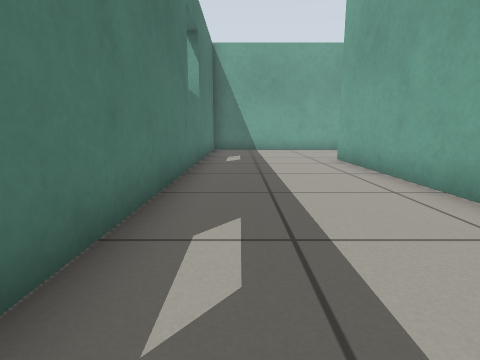
[1] (above)

17 first-person views from a walk through a world built for the Gazebo simulator. The camera is 0.5 m above the floor, tilts 10° down and sees 80° across. The floor is counted in squares, 0.5 m on a side. Each view is taken from the middle of a square. On the plan, view 1 faces up. The plan holds only what a view shows up to about 11 squares ahead; the rest is blank. The place goes on beyond the plan.

[2]
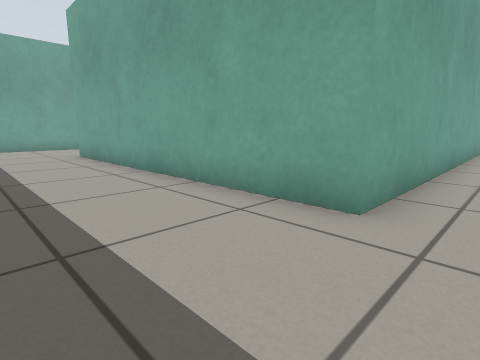

[3]
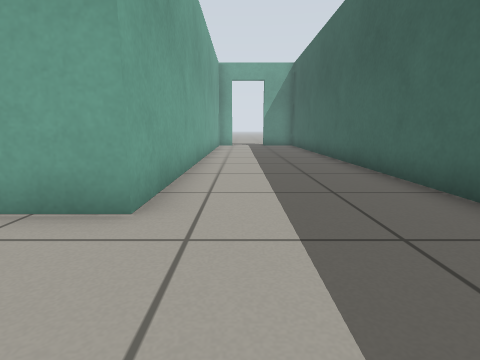

[4]
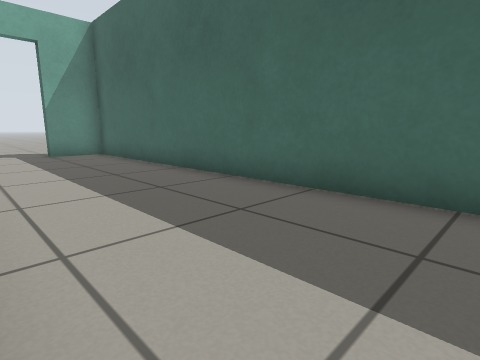

[5]
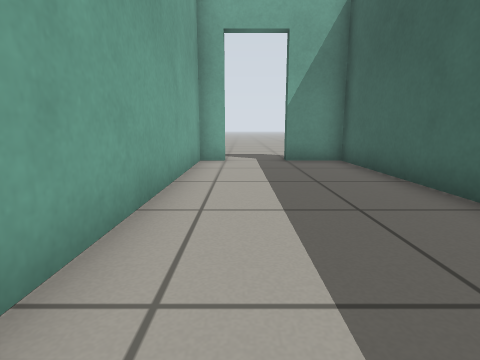

[6]
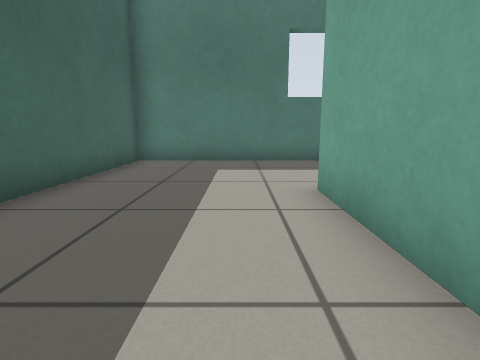

[7]
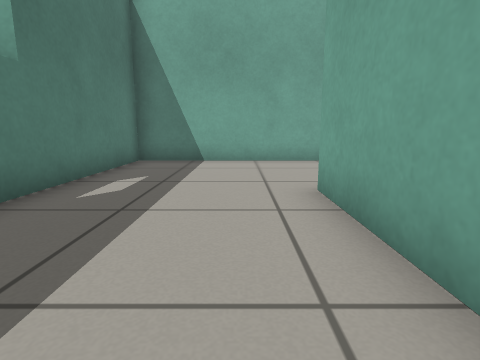

[8]
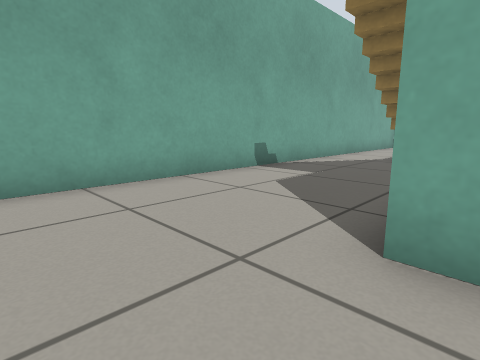

[9]
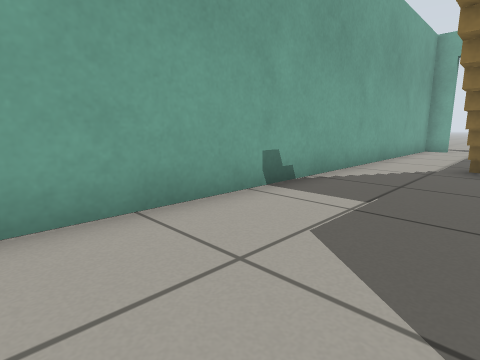

[10]
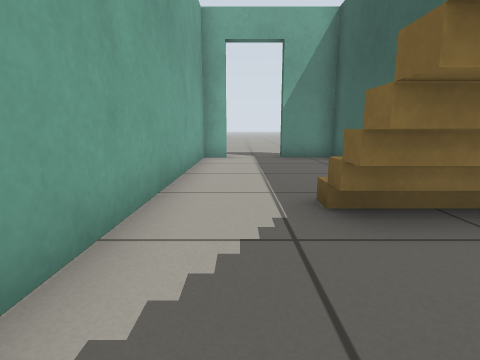

[11]
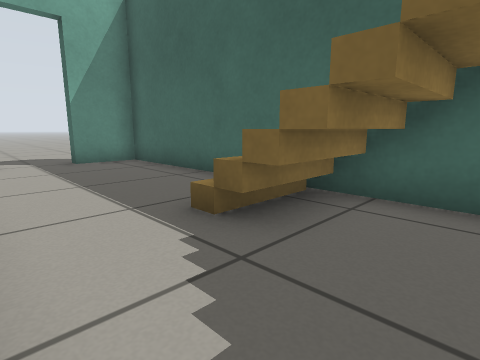

[12]
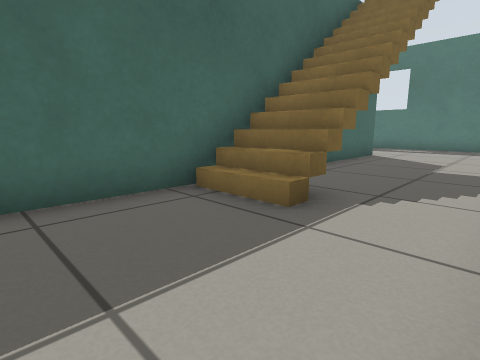

[13]
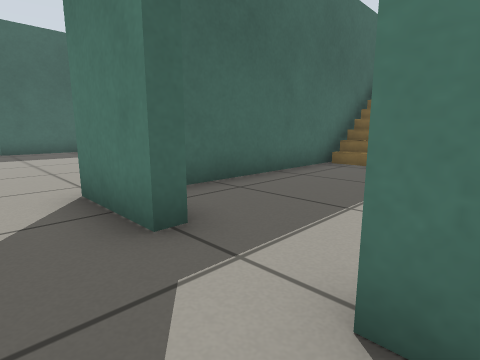

[14]
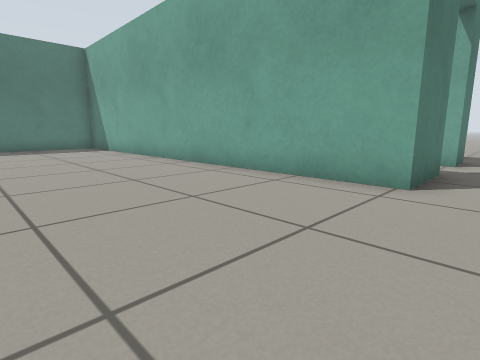

[15]
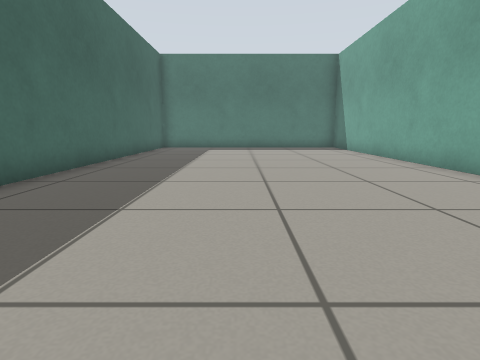

[16]
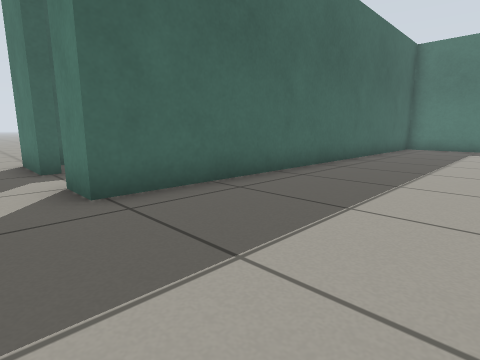

[17]
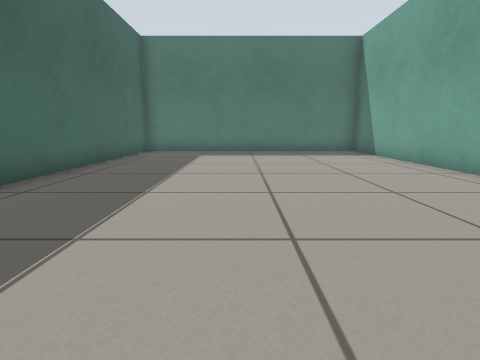

### Floor plan
Points are (right, up) in squares from view 1. A wall is a line through its corners. A room is listed if a view was taken in it or the views show most of it. See-through windows are left out.
Room 1 (views 1, 2, 3, 4, 5, 6, 7, 8, 9, 10, 11, 12)
walls: (8.5, 9.7) (18.3, 9.7) (18.3, 11.5); (18.3, -1.5) (18.3, -0.7) (3.3, -0.7) (3.3, 9.7) (7, 9.7); (18.3, 13.5) (18.3, 14.3) (-1.3, 14.3) (-1.3, -5.3) (18.3, -5.3) (18.3, -3.5)
ways out: open door at (18.5, 12.5) to room 2; open door at (18.5, -2.5) to room 3
Room 2 (view 13)
walls: (18.7, 14.8) (18.7, 13.5); (18.7, 11.5) (18.7, 9.3)
ways out: open door at (18.5, 12.5) to room 1; opening at (20, 10) to room 3
Room 3 (views 14, 15, 16, 17)
walls: (18.7, 9.3) (5.5, 9.3); (5.5, -0.3) (18.7, -0.3) (18.7, -1.5); (18.7, -3.5) (18.7, -5.7)
ways out: open door at (18.5, -2.5) to room 1; opening at (20, 10) to room 2

Where each view was taken, in squares from view 1:
view 1: 0 up, 0 right, facing up
view 2: 2 down, 0 right, facing up-right
view 3: 2 down, 0 right, facing right
view 4: 1 down, 6 right, facing down-right
view 5: 2 down, 9 right, facing right
view 6: 2 down, 8 right, facing left
view 7: 5 up, 2 right, facing up
view 8: 9 up, 1 right, facing up-right
view 9: 11 up, 3 right, facing up-right
view 10: 13 up, 8 right, facing right
view 11: 14 up, 9 right, facing down-right
view 12: 14 up, 15 right, facing down-left
view 13: 14 up, 20 right, facing down-left
view 14: 4 up, 20 right, facing up-left
view 15: 4 up, 20 right, facing left
view 16: 4 up, 20 right, facing down-left
view 17: 4 up, 17 right, facing left
